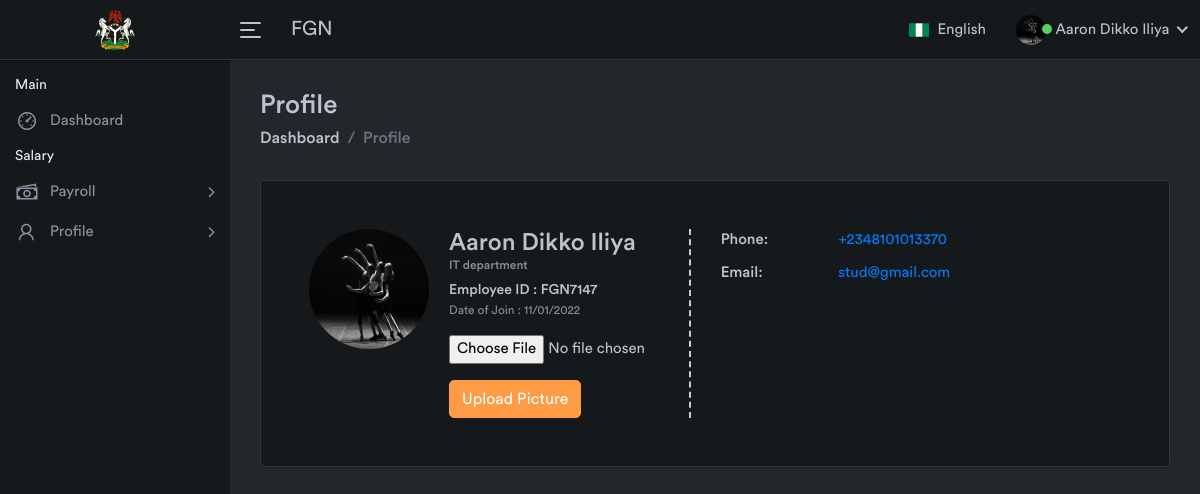
Screenshot of /empprofile.php (signed in) with the database file from the repository.
### tables this page shows
CREATE TABLE IF NOT EXISTS `employee` (
  `id` int(6) NOT NULL AUTO_INCREMENT,
  `name` varchar(255) NOT NULL,
  `email` varchar(255) NOT NULL,
  `empID` varchar(255) NOT NULL,
  `joiningDate` varchar(255) NOT NULL,
  `phone` varchar(14) NOT NULL,
  `department` varchar(255) NOT NULL,
  `address` varchar(255) DEFAULT NULL,
  `Gender` varchar(255) DEFAULT NULL,
  `dob` varchar(255) DEFAULT NULL,
  `isAdmin` int(6) NOT NULL DEFAULT '0',
  `password` varchar(255) NOT NULL,
  `account` int(15) DEFAULT NULL,
  `bank` varchar(255) DEFAULT NULL,
  `picture` varchar(255) DEFAULT NULL,
  PRIMARY KEY (`id`)
);

### class.php (called while the page is built, shortened)
<?php
class major{
	public $connect;
	public $query;
	function __construct()
	{
		$this->connect = new PDO("mysql:host=localhost;dbname=fgnpayroll", "root", "");
		$this->today = date("Y-m-d");
	}
    function execute($data = null)
	{
		try{
		$this->statement = $this->connect->prepare($this->query);
		if($data)
		{
			$this->statement->execute($data);
		}
		else
		{
			$this->statement->execute();
		}
	}catch(PDOException $e){
     $e->getMessage();
	}
	}
	function get_result()
	{
		return $this->connect->query($this->query, PDO::FETCH_ASSOC);
	}
    function get_employee_name($id){
        $this->query="
        SELECT * FROM employee WHERE  id='$id'
        ";
        $this->execute();
        $row = $this->get_result();
        foreach($row as $res){
            return $res['name'];
        }
    }
    function get_employee_dept($id){
        $this->query="
        SELECT * FROM employee WHERE  id='$id'
        ";
        $this->execute();
        $row = $this->get_result();
        foreach($row as $res){
            return $res['department'];
        }
    }
    function get_employee_id($id){
        $this->query="
        SELECT * FROM employee WHERE  id='$id'
        ";
        $this->execute();
        $row = $this->get_result();
        foreach($row as $res){
            return $res['empID'];
        }
    }
    function get_employee_join_date($id){
        $this->query="
        SELECT * FROM employee WHERE  id='$id'
        ";
        $this->execute();
        $row = $this->get_result();
        foreach($row as $res){
            return $res['joiningDate'];
        }
    }
    function get_employee_phone($id){
        $this->query="
        SELECT * FROM employee WHERE  id='$id'
        ";
        $this->execute();
        $row = $this->get_result();
        foreach($row as $res){
            return $res['phone'];
        }
    }
    function get_employee_email($id){
        $this->query="
        SELECT * FROM employee WHERE  id='$id'
        ";
        $this->execute();
        $row = $this->get_result();
        foreach($row as $res){
            return $res['email'];
        }
    }
}
?>

### empprofile.php (the view, shortened to what this page needs)
<?php
include('class.php');
include('include/header.php');
$object = new major;
?>
<?php include 'include/connection.php';?>
<?php include('include/empnav.php') ?>
<?php include('include/empnavbar.php') ?>
			<?php
                       $id = $_SESSION['ID'];
                       $pro = mysqli_query($conn,"SELECT * FROM  employee WHERE id = '$id'");
					   $row = mysqli_fetch_array($pro);
                     ?>
            <div class="page-wrapper">
                <div class="content container-fluid">
					<div class="page-header">
						<div class="row">
							<div class="col-sm-12">
								<h3 class="page-title">Profile</h3>
								<ul class="breadcrumb">
									<li class="breadcrumb-item"><a href="index.php">Dashboard</a></li>
									<li class="breadcrumb-item active">Profile</li>
								</ul>
							</div>
						</div>
					</div>
					<div class="card mb-0">
						<div class="card-body p-5">
							<div class="row">
								<div class="col-md-12">
									<div class="profile-view">
									<div class="profile-img-wrap">
											<?php
											    if($row['picture']==""){
													?>
														<div class="profile-img">
												<a href="#"><img alt="" src="assets/img/profiles/avatar-02.jpg"></a>
											</div>
											<?php
												}else{
													?>
														<div class="profile-img">
												<a href="#"><img alt="" src="pictures/<?php echo $row['picture'] ?>"></a>
											</div>
											<?php	}
											?>
										</div>
										<div class="profile-basic">
											<div class="row">
												<div class="col-md-5">
													<div class="profile-info-left">
														<h3 class="user-name m-t-0 mb-0"><?php echo $object->get_employee_name($_SESSION['ID']) ?></h3>
														<h6 class="text-muted"><?php echo $object->get_employee_dept($_SESSION['ID']) ?></h6>
														<div class="staff-id">Employee ID : <?php echo $object->get_employee_id($_SESSION['ID'])?> </div>
														<div class="small doj text-muted">Date of Join : <?php echo $object->get_employee_join_date($_SESSION['ID']) ?></div>
														<div class="mt-3">
														<form enctype="multipart/form-data" method="POST">
											<input type="file" name="file"  id="name" value="<?php  ?>" placeholder="Edit">
											<div class="text-left"><button type="submit" name="submit" class="btn btn-primary mt-3">Upload Picture</button></div>
										</form>
														</div>
													</div>
												</div>
												<div class="col-md-7">
													<ul class="personal-info">
														<li>
															<div class="title">Phone:</div>
															<div class="text"><a href="tel:<?php echo $object->get_employee_phone($_SESSION['ID'])?>"><?php echo $object->get_employee_phone($_SESSION['ID']) ?></a></div>
														</li>
														<li>
															<div class="title">Email:</div>
															<div class="text"><a href="mailto:<?php echo $object->get_employee_email($_SESSION['ID'])?>"><?php echo $object->get_employee_email($_SESSION['ID'])?></a></div>
														</li>
													</ul>
												</div>
											</div>
										</div>
									</div>
								</div>
							</div>
						</div>
					</div>
                </div>
            </div>
        </div>
    </body>
</html>

### include/empnavbar.php (shortened to what this page needs)
<?php
                      $id = $_SESSION['ID'];
                      $pro = mysqli_query($conn,"SELECT * FROM  employee WHERE id = '$id'");
				   $row = mysqli_fetch_array($pro);
                    ?>
       <div class="header">
           <div class="header-left">
               <a href="attendance-employee.php" class="logo">
                   <img src="assets/img/logo.png" width="40" height="40" alt="">
               </a>
           </div>
           <a id="toggle_btn" href="javascript:void(0);">
               <span class="bar-icon">
                   <span></span>
               <span></span>
               <span></span>
               </span>
           </a>
           <div class="page-title-box">
               <h3>FGN</h3>
           </div>
           <ul class="nav user-menu">
               <li class="nav-item dropdown flag-nav">
                   <a class="nav-link dropdown-toggle" data-toggle="dropdown" href="#" role="button">
                       <img src="assets/img/flags/ng.png" alt="" height="20"> <span>English</span>
                   </a>
               </li>
               <li class="nav-item dropdown has-arrow main-drop">
                   <a href="#" class="dropdown-toggle nav-link" data-toggle="dropdown">
                   <?php if($row['picture']==""){
												?>
                       <span class="user-img"><img src="assets/img/profiles/avatar-21.jpg" alt="">
                          <span class="status online"></span>
                       </span>
                   <?php }else{?>
                       <span><img src="pictures/<?php echo $row['picture'] ?>" alt="" width="30px" height="30px" style="border-radius:50px;">
                          <span class="status online" style="margin-left:-8px;margin-top:-20px"></span>
                       </span>
                  <?php }?>
                       <span><?php echo $_SESSION['name']; ?></span>
                   </a>
               </li>
           </ul>
       </div>

### rows the page displays
employee: picture (picture), name "Aaron Dikko Iliya"

### other values shown
$_SESSION['name'] "Aaron Dikko Iliya"
$object->get_employee_dept($_SESSION['ID']) "IT department"
$object->get_employee_id($_SESSION['ID']) "FGN7147"
$object->get_employee_join_date($_SESSION['ID']) "11/01/2022"
$object->get_employee_phone($_SESSION['ID']) "+2348101013370"
$object->get_employee_email($_SESSION['ID']) "stud@gmail.com"
